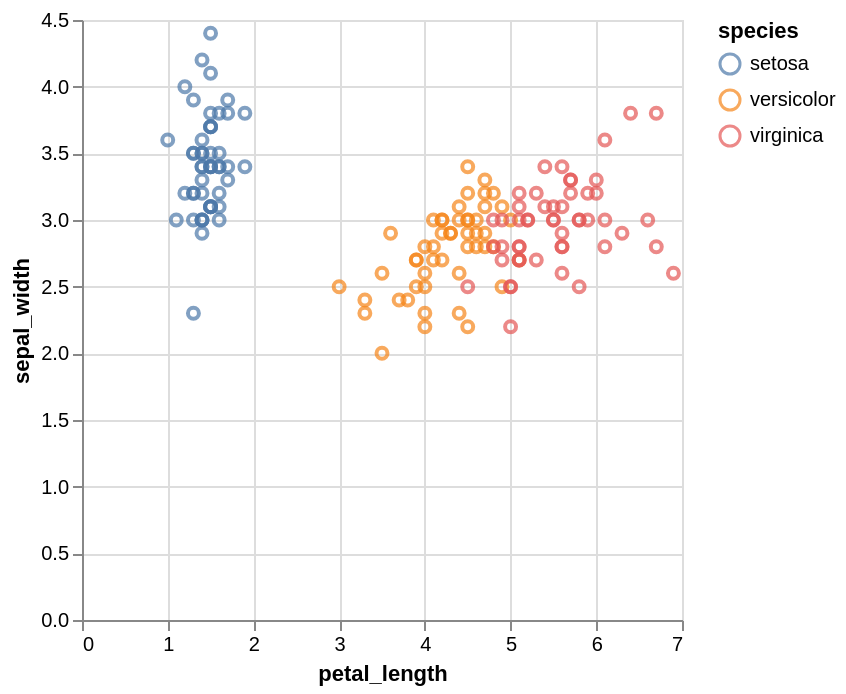

Notebook cell for this chart:
### Markdown cell above
## Altair Visualization

![image](../attachments/vega.png)

Declarative visualization in Python using the [Vega](https://vega.github.io/vega/) grammar (Visualization Grammar)

Vega is a visualization grammar (a language) and a library for server- and client-side visualizations. A live benchmark showing client-side performance of Vega on differently sized datasets is presented. A Python program that generate experiments used in the article is presented as well. 

The “grammar” is far from trivial, but once you get a hang of it, creating graphs can be relatively painless and even enjoyable process. The docs are extremely helpful and definitely worth checking out. There is also a simplified version of the framework called “Vega Lite”

### Code cell
import altair as alt

iris = px.data.iris()

alt.Chart(iris).mark_point().encode(
    x='petal_length',
    y='sepal_width',
    color='species'
)

### Figure 1 — Vega-Lite specification as saved in the notebook (floating-point values rounded to 4 significant figures; data arrays with more than 128 entries replaced by an {"elided": "..."} marker saying what was removed)
{"config": {"view": {"continuousWidth": 300, "continuousHeight": 300}}, "data": {"name": "data-364c1c0fa2f6c231ec0f856348bf7ee7"}, "mark": {"type": "point"}, "encoding": {"color": {"field": "species", "type": "nominal"}, "x": {"field": "petal_length", "type": "quantitative"}, "y": {"field": "sepal_width", "type": "quantitative"}}, "$schema": "https://vega.github.io/schema/vega-lite/v6.1.0.json", "datasets": {"data-364c1c0fa2f6c231ec0f856348bf7ee7": {"elided": "150 records"}}}
